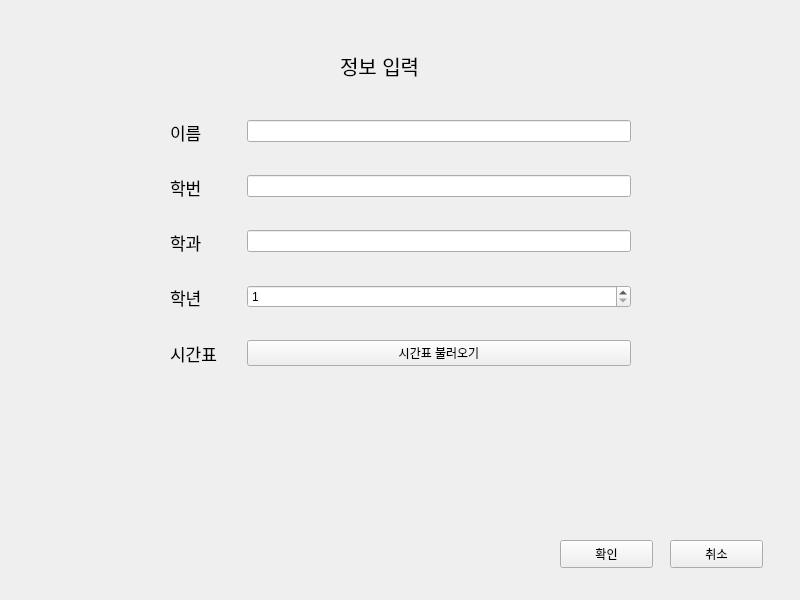
<?xml version="1.0" encoding="UTF-8"?>
<ui version="4.0">
 <class>information_screen</class>
 <widget class="QWidget" name="information_screen">
  <property name="geometry">
   <rect>
    <x>0</x>
    <y>0</y>
    <width>800</width>
    <height>600</height>
   </rect>
  </property>
  <property name="windowTitle">
   <string>SSG - information_screen</string>
  </property>
  <widget class="QLabel" name="label">
   <property name="geometry">
    <rect>
     <x>340</x>
     <y>40</y>
     <width>111</width>
     <height>51</height>
    </rect>
   </property>
   <property name="font">
    <font>
     <pointsize>15</pointsize>
    </font>
   </property>
   <property name="text">
    <string>정보 입력</string>
   </property>
  </widget>
  <widget class="QWidget" name="formLayoutWidget">
   <property name="geometry">
    <rect>
     <x>140</x>
     <y>120</y>
     <width>521</width>
     <height>301</height>
    </rect>
   </property>
   <layout class="QFormLayout" name="formLayout">
    <property name="horizontalSpacing">
     <number>30</number>
    </property>
    <property name="verticalSpacing">
     <number>30</number>
    </property>
    <property name="leftMargin">
     <number>30</number>
    </property>
    <property name="rightMargin">
     <number>30</number>
    </property>
    <item row="1" column="0">
     <widget class="QLabel" name="label_2">
      <property name="font">
       <font>
        <pointsize>13</pointsize>
       </font>
      </property>
      <property name="text">
       <string>이름</string>
      </property>
     </widget>
    </item>
    <item row="1" column="1">
     <widget class="QLineEdit" name="lineEdit"/>
    </item>
    <item row="2" column="0">
     <widget class="QLabel" name="label_3">
      <property name="font">
       <font>
        <pointsize>13</pointsize>
       </font>
      </property>
      <property name="text">
       <string>학번</string>
      </property>
     </widget>
    </item>
    <item row="2" column="1">
     <widget class="QLineEdit" name="lineEdit_2"/>
    </item>
    <item row="3" column="0">
     <widget class="QLabel" name="label_4">
      <property name="font">
       <font>
        <pointsize>13</pointsize>
       </font>
      </property>
      <property name="text">
       <string>학과</string>
      </property>
     </widget>
    </item>
    <item row="3" column="1">
     <widget class="QLineEdit" name="lineEdit_3"/>
    </item>
    <item row="4" column="0">
     <widget class="QLabel" name="label_5">
      <property name="font">
       <font>
        <pointsize>13</pointsize>
       </font>
      </property>
      <property name="text">
       <string>학년</string>
      </property>
     </widget>
    </item>
    <item row="4" column="1">
     <widget class="QSpinBox" name="spinBox">
      <property name="minimum">
       <number>1</number>
      </property>
      <property name="maximum">
       <number>4</number>
      </property>
     </widget>
    </item>
    <item row="5" column="0">
     <widget class="QLabel" name="label_6">
      <property name="font">
       <font>
        <pointsize>13</pointsize>
       </font>
      </property>
      <property name="text">
       <string>시간표</string>
      </property>
     </widget>
    </item>
    <item row="5" column="1">
     <widget class="QPushButton" name="timetableButton">
      <property name="text">
       <string>시간표 불러오기</string>
      </property>
     </widget>
    </item>
   </layout>
  </widget>
  <widget class="QPushButton" name="okButton">
   <property name="geometry">
    <rect>
     <x>560</x>
     <y>540</y>
     <width>93</width>
     <height>28</height>
    </rect>
   </property>
   <property name="text">
    <string>확인</string>
   </property>
  </widget>
  <widget class="QPushButton" name="cancelButton">
   <property name="geometry">
    <rect>
     <x>670</x>
     <y>540</y>
     <width>93</width>
     <height>28</height>
    </rect>
   </property>
   <property name="text">
    <string>취소</string>
   </property>
  </widget>
 </widget>
 <resources/>
 <connections/>
</ui>
